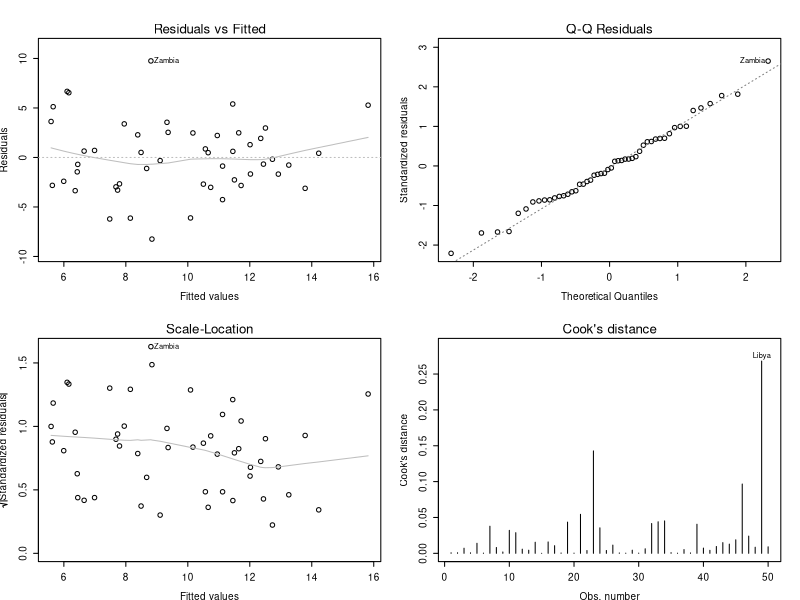

Generate this figure with R:
  par(mfrow=c(2, 2), cex=0.6, mar=c(4, 4, 4, 2), mex=0.8)
  plot(lm.SR <- lm(sr ~ pop15 + pop75 + dpi + ddpi, data = LifeCycleSavings),
       id.n=1, cex.caption=0.8, which=1:4,
       panel=function(...) { panel.smooth(..., col.smooth="gray") })
